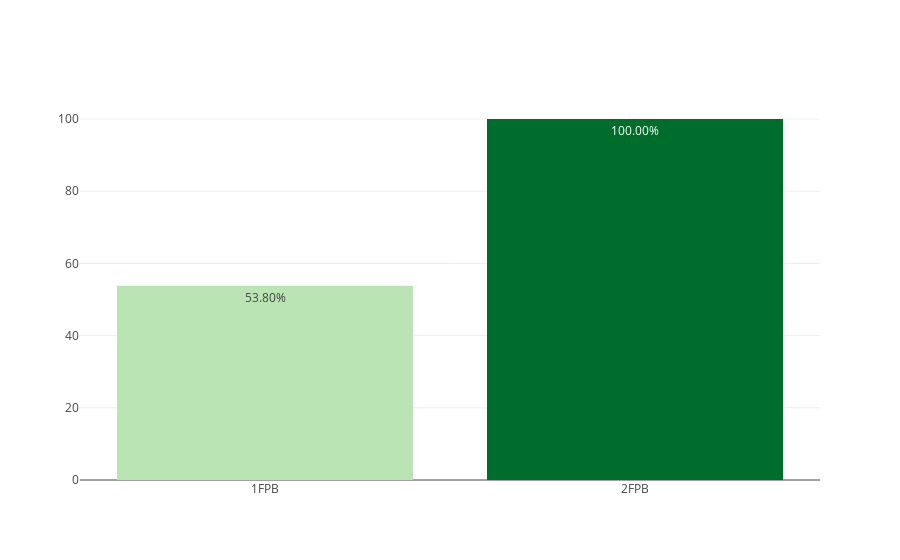

Notebook code for this chart:
### Markdown cell above
## FPB

### Code cell
dfc_FPB = loaders.get_data_by_stages(dfc, 'FPB')
myplotly.bar_simple(dfc_FPB.index, dfc_FPB['éxito'])

### Figure 1 — Plotly figure (JSON) as saved in the notebook; plotly's stock layout.template omitted (floating-point values rounded to 4 significant figures)
{"data": [{"hoverinfo": "x+text", "marker": {"color": [53.8, 100], "colorscale": [[0, "rgb(186,228,179)"], [0.3333, "rgb(116,196,118)"], [0.6667, "rgb(49,163,84)"], [1, "rgb(0,109,44)"]]}, "text": ["53.80%", "100.00%"], "type": "bar", "uid": "b72132d2-6a5c-4dcb-8b66-eddd3238ad61", "x": ["1FPB", "2FPB"], "y": [53.8, 100]}], "layout": {"title": {"text": ""}}}
